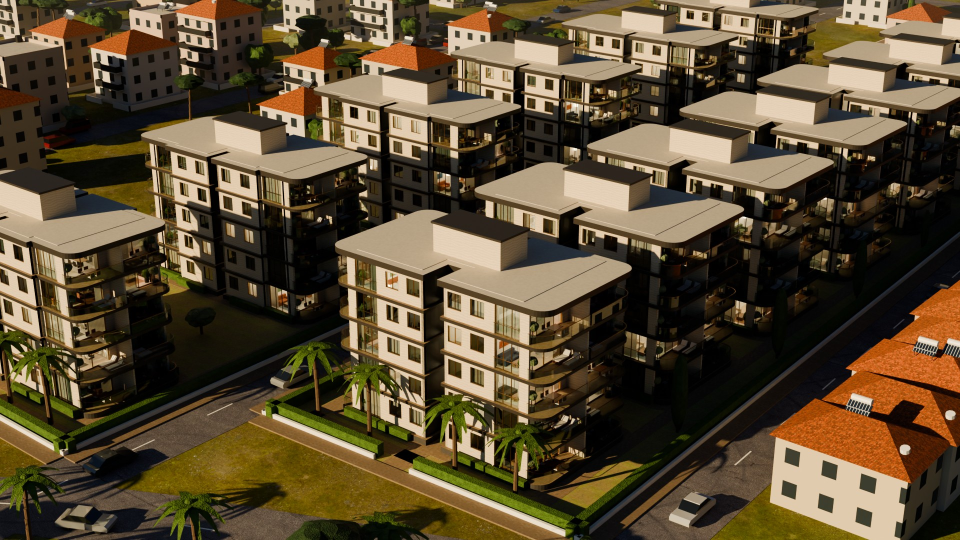
#> input picture yalova_armutlu/video/kareler/K1_yaklasma_sonu_blender.jpg, 1920 x 1080 px, given in place of K1_yaklasma_sonu_blender.jpg_render.png, which was not available (shown at 1/2 size)
$ python dogrula.py ../kareler/K1_yaklasma_sonu_blender.jpg
#> lines starting #> are read from the running program, lines starting #| are printed output that depends on the picture; pictures that were not available may be replaced by others from this repository, and a replacement may not be noted
# NB çıktısı ile Blender karesini karşılaştırır: yan yana pafta + 4x4 karo kenar korelasyonu.
# Düşük korelasyonlu karo = kompozisyon değişmiş olabilir. Kullanım: python3 dogrula.py K3
import sys
import numpy as np
from PIL import Image, ImageDraw, ImageFilter

def kenar(im, W=960, H=540):
    g = np.asarray(im.convert("L").resize((W, H), Image.LANCZOS), np.float32)
    e = np.abs(np.diff(g, axis=1, prepend=g[:, :1])) + np.abs(np.diff(g, axis=0, prepend=g[:1]))
    return np.asarray(Image.fromarray(np.clip(e * 3, 0, 255).astype(np.uint8)).filter(ImageFilter.GaussianBlur(2)), np.float32)

ad = sys.argv[1]
b = Image.open(ad + "_render.png").convert("RGB")
#> b is the input picture: PIL image 1920x1080 RGB; mean R, G, B 90.6, 75.5, 51
n = Image.open(ad + "_nb.png").convert("RGB")
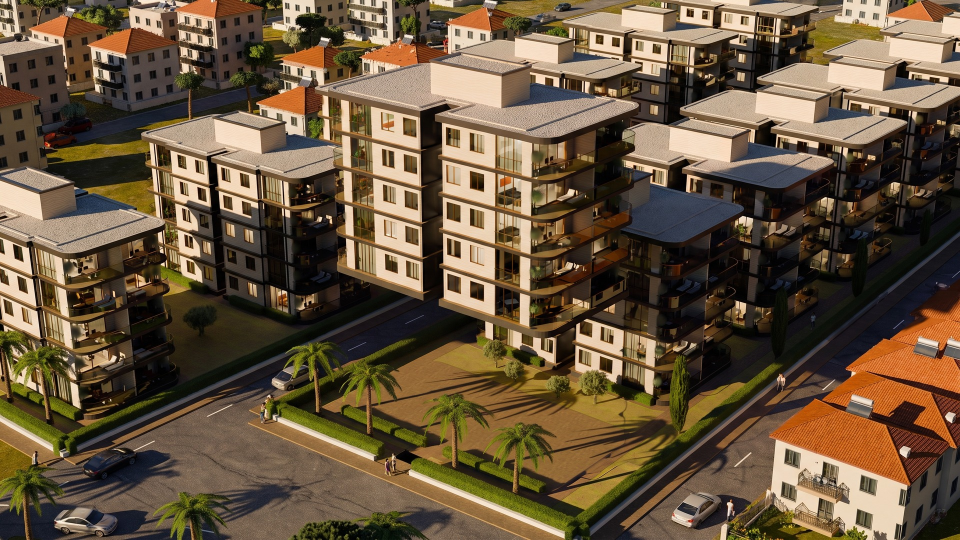
#> input picture yalova_armutlu/video/kareler/K2_blok_havada_GD.jpg, 1920 x 1080 px, given in place of K1_yaklasma_sonu_blender.jpg_nb.png, which was not available (shown at 1/2 size)
#> n is the input picture: PIL image 1920x1080 RGB; mean R, G, B 104.4, 85.6, 62.1
eb, en = kenar(b), kenar(n)
#> in kenar, `return np.asarray(Image.fromarray(np.clip(e * 3, 0, 255).astype(np.uin..`:
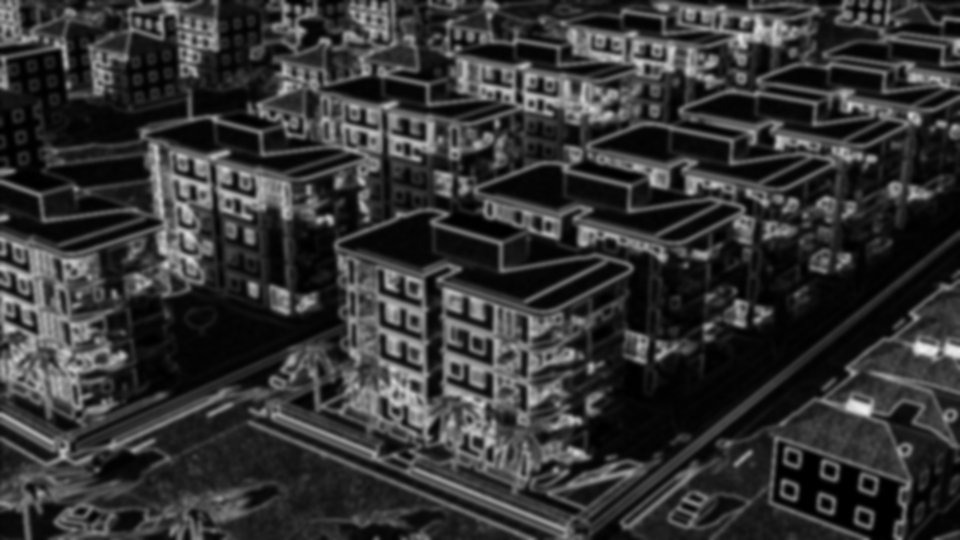
#> returned value: shape (540, 960) float32; min 0, max 239, mean 51.8
#> call 2 of kenar, with W = 960, H = 540
#> in kenar (call 2), `g = np.asarray(im.convert("L").resize((W, H), Image.LANCZOS), np.float..`:
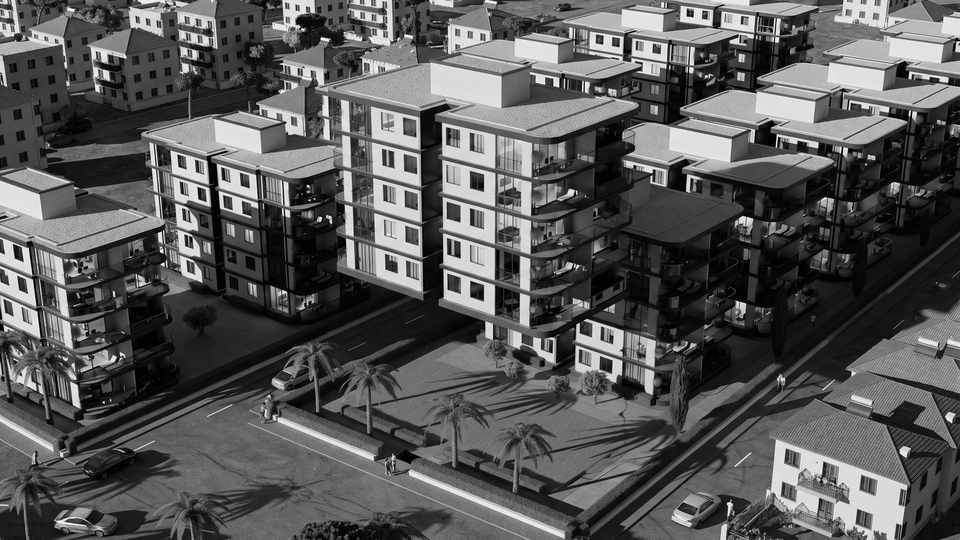
#> g: shape (540, 960) float32; min 0, max 255, mean 88.6
#> in kenar (call 2), `e = np.abs(np.diff(g, axis=1, prepend=g[:, :1])) + np.abs(np.diff(g, a..`:
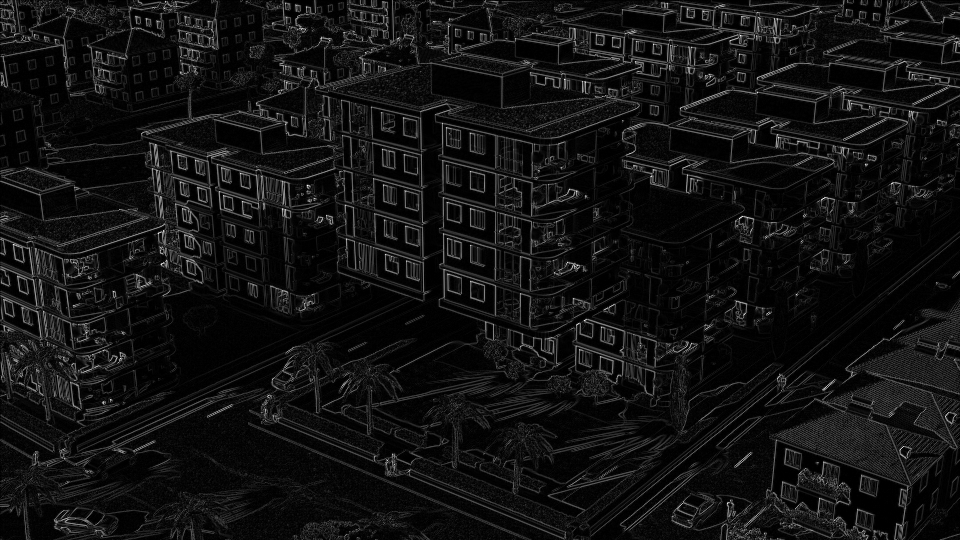
#> e: shape (540, 960) float32; min 0, max 327, mean 23.8; drawn with min black and max white
#> in kenar (call 2), `return np.asarray(Image.fromarray(np.clip(e * 3, 0, 255).astype(np.uin..`:
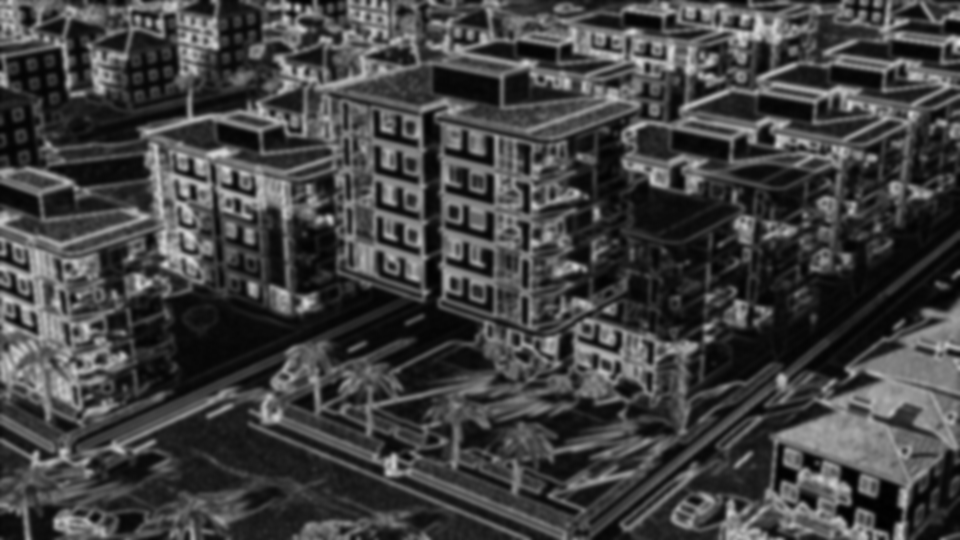
#> returned value: shape (540, 960) float32; min 0, max 224, mean 65.3
H, W = eb.shape
#> H = 540; W = 960
tablo = np.zeros((4, 4))
for i in range(4):
    for j in range(4):
        x = eb[i * H // 4:(i + 1) * H // 4, j * W // 4:(j + 1) * W // 4].ravel()
        y = en[i * H // 4:(i + 1) * H // 4, j * W // 4:(j + 1) * W // 4].ravel()
        tablo[i, j] = np.corrcoef(x, y)[0, 1]
#> after the loop, tablo = [[0.877, 0.494, 0.562, 0.826], [0.851, 0.339, 0.209, 0.812], [0.961, 0.311, 0.244, 0.696], [0.773, 0.476, 0.31, 0.48]]
print(ad, "karo korelasyonları (satır üstten):")
for r in tablo:
    print("  " + "  ".join(f"{v:5.2f}" for v in r))
#> this loop made 4 passes
#|    0.88   0.49   0.56   0.83
#|    0.85   0.34   0.21   0.81
#|    0.96   0.31   0.24   0.70
#|    0.77   0.48   0.31   0.48
print(f"  en düşük {tablo.min():.2f}  ortalama {tablo.mean():.2f}")
#|   en düşük 0.21  ortalama 0.58
P = Image.new("RGB", (1290, 360), (255, 255, 255))
#> P: PIL image 1290x360 RGB; every value is 255
P.paste(b.resize((640, 360), Image.LANCZOS), (0, 0)); P.paste(n.resize((640, 360), Image.LANCZOS), (650, 0))
#> after `P.paste(b.resize((640, 360), Image.LANCZOS), (0, 0))`:
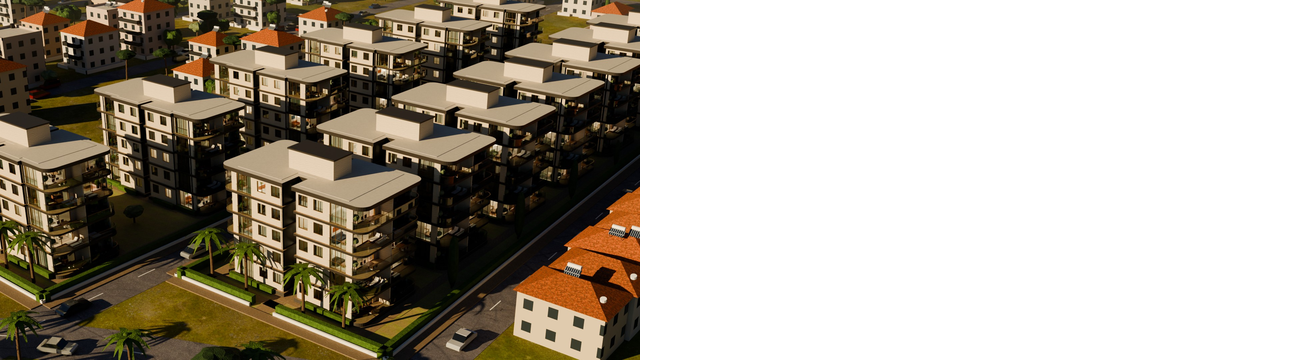
#> P: PIL image 1290x360 RGB; mean R, G, B 173.5, 166, 153.8
#> after `P.paste(n.resize((640, 360), Image.LANCZOS), (650, 0))`:
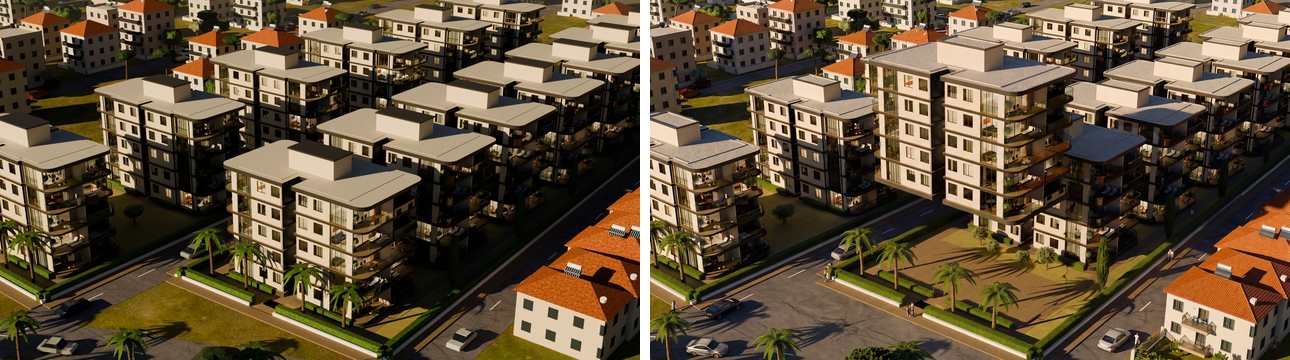
#> P: PIL image 1290x360 RGB; mean R, G, B 98.7, 81.9, 58.2
P.save(ad + "_dogrula.jpg", quality=88)
